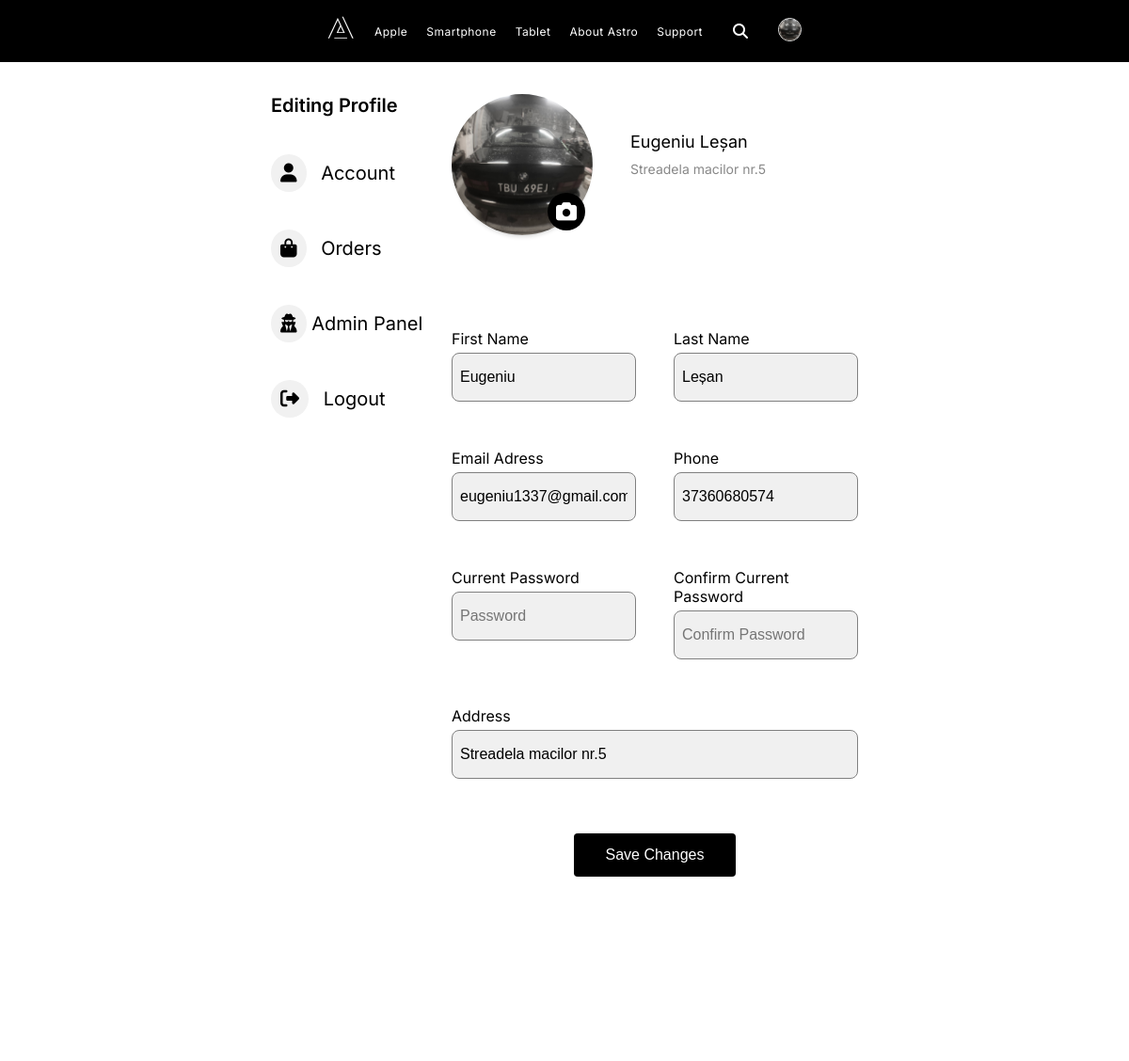
The app's page /account.php (signed in) with its own data.
### tables this page shows
CREATE TABLE `users` (
  `id` int NOT NULL,
  `unique_id` int NOT NULL,
  `firstName` varchar(255) NOT NULL,
  `lastName` varchar(255) NOT NULL,
  `email` varchar(255) NOT NULL,
  `phone` varchar(50) NOT NULL,
  `address` varchar(250) NOT NULL,
  `image` varchar(255) NOT NULL,
  `password` varchar(255) NOT NULL,
  `otp` int NOT NULL,
  `verification_status` varchar(50) NOT NULL,
  `Role` varchar(50) NOT NULL
);

### php/user.php (called while the page is built, shortened)
<?php
    include 'php/db.php';
    if(isset($_SESSION['unique_id'])){
        $unique_id = $_SESSION['unique_id'];
            $qry = mysqli_query($conn, "SELECT * FROM users WHERE unique_id = '{$unique_id}'");
            if(mysqli_num_rows($qry) > 0){
                $row = mysqli_fetch_assoc($qry);
                if($row){
                    $image = $row['image'];
                    $firstName = $row['firstName'];
                    $lastName = $row['lastName'];
                    $email = $row['email'];
                    $phone = $row['phone'];
                    $address = $row['address'];
                }
            }
    }
?>

### account.php (the view, shortened to what this page needs)
<?php
    include 'php/db.php';
    $unique_id = $_SESSION['unique_id'];
?>
<!DOCTYPE html>
<html lang="en">
<head>
    <link rel="stylesheet" href="css/style.css">
    <link rel="stylesheet" href="css/style1.css">
    <link rel="stylesheet" href="css/navbar.css">
    <link rel="stylesheet" href="https://unpkg.com/aos@next/dist/aos.css" />
    <link rel="stylesheet" href="https://cdnjs.cloudflare.com/ajax/libs/font-awesome/6.1.1/css/all.min.css">
    <link rel="stylesheet" href="css/account.css">
</head>
<body>
    <nav class="nav-bar">
            <div class="ul">
            <a href="index.php">
                <img class="logo logo-nav" src="assets/Logo.svg" alt="Logo">
            </a>
            <div class="dropdown" data-dropdown>
                <button class="linked nav-btn link linkuri-nav trei-links dispar-after" data-dropdown-button>Apple</button>
            </div>
            <div class="dropdown" data-dropdown>
                <button class="linked nav-btn link linkuri-nav trei-links dispar-after" data-dropdown-button>Smartphone</button>
            </div>
            <div class="dropdown" data-dropdown>
                <button class="linked nav-btn link linkuri-nav trei-links dispar-after" data-dropdown-button>Tablet</button>
            </div>
            <a class="linked white-link-navbar linkuri-nav" href="About Astro.php">About Astro</a>
            <a class="linked white-link-navbar linkuri-nav" href="Support.php">Support</a>
            <div class="search-box linkuri-nav">
                <a class="search-btn" href="#">
                    <i class="fas fa-search"></i>
                </a>
            </div>
            <?php
            if(isset($_SESSION['unique_id'])){
                $qry = mysqli_query($conn, "SELECT * FROM users WHERE unique_id = '{$unique_id}'");
                if(mysqli_num_rows($qry) > 0){
                    $row = mysqli_fetch_assoc($qry);
                    if($row){
                        $image = $row['image'];
                    }
                }
            }
            if(!empty($unique_id)){
                echo "<div class=\"dropdown-user\">".
                "<a><img onclick=\"myFunction()\" class=\"size35 linkuri-nav dropbtn user-image\" src=\""."Images/".$image."\" alt=\"Profile\"></a>".
                "<div id=\"myDropdown\" class=\"dropdown-content\">".
                "<a href=\"#home\">".
                "<i class=\"fa fa-user uk-margin-right\"></i> Account</a>".
                "<a class=\"orders-border\" href=\"#about\">".
                "<i class=\"fa fa-shopping-bag uk-margin-right\"></i> Orders</a>".
                "<a href=\"php/logout.php?logout_id=$unique_id\">".
                "<i class=\"fa fas fa-sign-out-alt uk-margin-right\"></i>Logout</a>".
                "</div>".
                "</div>";
            }
            else{
                echo "<a href=\"login.php\"><img  class=\"size35 linkuri-nav\" src=\"assets/Profile.svg\" alt=\"Profile\"></a>";
            }
            ?>
             </div>
        </nav>
        <div class="wrapper">
            <div class="wrapper-parent">
                <div class="wrapper-left">
                    <p class="name-tag">Editing Profile</p>
                    <div>
                        <ul>
                            <li class="menu-li">
                                <a href="account.php">
                                    <i class="fa fa-user uk-margin-right"></i>
                                    Account
                                </a>
                            </li>
                            <li class="menu-li">
                                <a href="./cart.php">
                                    <i class="fa fa-shopping-bag uk-margin-right"></i>
                                    Orders
                                </a>
                            </li>
                            <?php
                            include 'php/db.php';
                            $query = mysqli_query($conn,"SELECT Role FROM users WHERE unique_id = '{$unique_id}'");
                            $row = mysqli_fetch_assoc($query);
                            $role = $row['Role'];
                            if($role=="admin"){
                                echo "
                            <li class=\"menu-li\">
                                <a href=\"adminPanel.php\">
                                    <i class=\"fa fa-user-secret\"></i>
                                    Admin Panel
                                </a>
                            </li>";
                            }
                            ?>
                            <li class="menu-li">
                                <a href="php/logout.php?logout_id=<?php echo $unique_id; ?>">
                                    <i class="fa fas fa-sign-out-alt uk-margin-right"></i>
                                    Logout
                                </a>
                            </li>
                        </ul>
                    </div>
                </div>
                <div class="wrapper-right">
                    <form class="form" action="" enctype="multipart/form-data">
                        <div class="section-1">
                            <div class="wrapper-for-image">
                                <div class="image-container">
                                    <img class="image-show" src="<?php
                                    include "php/user.php";
                                    echo "Images/".$image; ?>">
                                </div>
                                <label for="img_input" class="camera-icon">
                                    <i class="fa fa-camera"></i>
                                </label>
                            </div>
                            <div class="section-1-text-class">
                                <p class="section-1-text"><?php
                                    echo $firstName." ".$lastName; ?></p>
                                <p class="section-1-text section-1-text-child-2"><?php
                                    echo $address; ?></p>
                            </div>
                        </div>
                        <div class="section-2">
                            <div class="two-section">
                                <label for="">First Name
                                    <input type="text" class="long-input" name="firstName" placeholder="First Name" required value="<?php
                                    echo $firstName; ?>">
                                </label>
                                <label for="">Last Name
                                    <input type="text" class="long-input" name="lastName" placeholder="Last Name" required value="<?php
                                    echo $lastName; ?>">
                                </label>
                            </div>
                            <div class="two-section">
                                <label for="">Email Adress
                                    <input type="text" class="long-input" name="email" placeholder="Enter Your Email" required value="<?php
                                    echo $email; ?>">
                                </label>
                                <label for="">Phone
                                    <input type="text" class="long-input" name="phone" placeholder="Phone Number" pattern="[0-9]{11}" oninvalid="this.setCustomValidity('Enter 11 digits Number')" oninput="this.setCustomValidity('')" required value="<?php
                                    echo $phone; ?>">
                                </label>
                            </div>
                            <div class="two-section">
                                <label for="">Current Password
                                    <input type="password" class="long-input" name="password" placeholder="Password" required>
                                </label>
                                <label for="">Confirm Current Password
                                    <input type="password" class="long-input" name="confirmPassword" placeholder="Confirm Password" required>
                                </label>
                            </div>
                            <div>
                                <label for="">Address
                                    <input type="text" class="long-input" name="address" placeholder="Enter Your Address" required value="<?php
                                    echo $address; ?>">
                                </label>
                            </div>
                            <div class="submit-btn-class ">
                                <input type="submit" class="submit" value="Save Changes">
                            </div>
                        </div>
                    </form>
                </div>
            </div>
        </div>
</body>
</html>

### php/db.php
<?php
$conn = new mysqli('localhost','root','mysql','astro');
if(!$conn){
    echo "Connection Succesfull!". mysqli_connect_error();
}
?>

### css/style.css (style rules this page uses)
* { padding: 0; margin: 0; box-sizing: border-box; }
body { overflow: overlay; }
.logo { width: 30px; }
.white-link-navbar { color: rgb(255, 255, 255); text-decoration: none; font-family: 'Inter', sans-serif; font-size: 12px; line-height: 19px; text-align: center; }
.ul { display: flex; gap: 20px; align-items: center; }
.size35 { width: 25px; height: 25px; }
.nav-btn { color: white; background: none; border: none; text-decoration: none; cursor: pointer; padding: 0; font-family: 'Inter', sans-serif; font-size: 12px; line-height: 19px; text-align: center; }
.linked { position: relative; letter-spacing: 0.5px; cursor: pointer; }
.linked:after { content: ""; position: absolute; background-color: rgb(140, 49, 175); border-radius: 2px; height: 3px; width: 0; left: 0; bottom: -10px; transition: 0.3s; }

### css/navbar.css (style rules this page uses)
* { padding: 0; margin: 0; box-sizing: border-box; }
body { overflow: overlay; }
.logo { width: 30px; }
.nav-bar { position: fixed; top: 0; left: 0; background-color: rgb(0, 0, 0); width: 100%; height: 66px; display: flex; justify-content: space-around; align-items: center; z-index: 9999; transition: all 300ms ease-in-out; }
.white-link-navbar { color: rgb(255, 255, 255); text-decoration: none; font-family: 'Inter', sans-serif; font-size: 12px; line-height: 19px; text-align: center; }
.ul { display: flex; gap: 20px; align-items: center; }
.size35 { width: 25px; height: 25px; }
.nav-btn { color: white; background: none; border: none; text-decoration: none; cursor: pointer; padding: 0; font-family: 'Inter', sans-serif; font-size: 12px; line-height: 19px; text-align: center; }
.linked { position: relative; letter-spacing: 0.5px; cursor: pointer; }
.linked:after { content: ""; position: absolute; background-color: rgb(140, 49, 175); border-radius: 2px; height: 3px; width: 0; left: 0; bottom: -10px; transition: 0.3s; }
html { scroll-behavior: smooth; }
body { overflow-x: hidden; }
.search-btn { color: #ffffff; float: right; width: 40px; height: 40px; border-radius: 50%; display: flex; justify-content: center; align-items: center; transition: 0.4s; text-decoration: none; }
.dropbtn { cursor: pointer; }
.dropdown-user { position: relative; display: inline-block; }
.uk-margin-right { margin-right: 10px; }
.user-image { border-radius: 100%; border: 1px solid #f1f1f1; }

### css/account.css (style rules this page uses)
.wrapper { margin-top: 100px; width: 100%; background-color: rgb(255, 255, 255); height: 1000px; }
.wrapper-parent { display: grid; grid-template-columns: 1fr 1.5fr; }
.wrapper-left { width: 50%; font-family: 'Inter', sans-serif; margin-left: 60%; }
.name-tag { margin-bottom: 20px; font-size: 20px; font-weight: 600; }
ul, li, a { text-decoration: none; list-style-type: none; }
.menu-li > a > i { background-color: #f1f1f1; padding: 10px; border-radius: 100%; }
.menu-li > a { color: black; }
.menu-li { padding-bottom: 20px; padding-top: 20px; font-size: 20px; }
.image-show { width: unset; height: 100%; }
.wrapper-for-image { width: 150px; height: 150px; background-color: #fff; position: relative; }
.image-container { width: 100%; height: 100%; border-radius: 50%; overflow: hidden; background-color: #f8fbfd; box-shadow: 0 5px 5px -4px rgba(0, 0, 0, 0.2); animation: 0.5s animate1 linear; }
.image-container img { transform: translateZ(1px); }
.camera-icon { display: block; width: 40px; height: 40px; background-color: #000000; color: #fff; display: grid; place-content: center; border-radius: 50%; position: absolute; right: 8px; bottom: 5px; animation: animate2 0.3s linear; font-size: 22px; }
.section-1 { display: flex; flex-wrap: wrap; }
.section-1-text { font-size: 18px; font-family: 'Inter', sans-serif; margin: 10px 0 10px 40px; color: #000; }
.section-1-text-child-2 { color: #888888 !important; font-size: 14px !important; }
.section-1-text-class { position: relative; top: 30px; }
.section-2 { margin-top: 100px; width: 60%; }
.section-2 > div { margin: 50px 0; }
.two-section { display: grid; grid-template-columns: repeat(2,1fr); gap: 40px; }
.long-input { width: 100%; background-color: #f0f0f0; color: rgb(0, 0, 0); padding: 16px 8px; border: 1px solid rgb(128, 128, 128); border-radius: 8px; cursor: pointer; margin-top: 5px; font-size: 16px; }
label { color: black; font-family: 'Inter', sans-serif; font-size: 16px; }
input[type=submit] { width: 40%; background-color: #000000; color: white; padding: 14px 20px; margin: 8px 0; border: none; border-radius: 4px; font-size: 16px; cursor: pointer; }
.submit-btn-class { text-align: center; }

### records on screen
users: image (picture), firstName "Eugeniu", lastName "Leșan", address "Streadela macilor nr.5", email "eugeniu1337@gmail.com", phone "37360680574"
